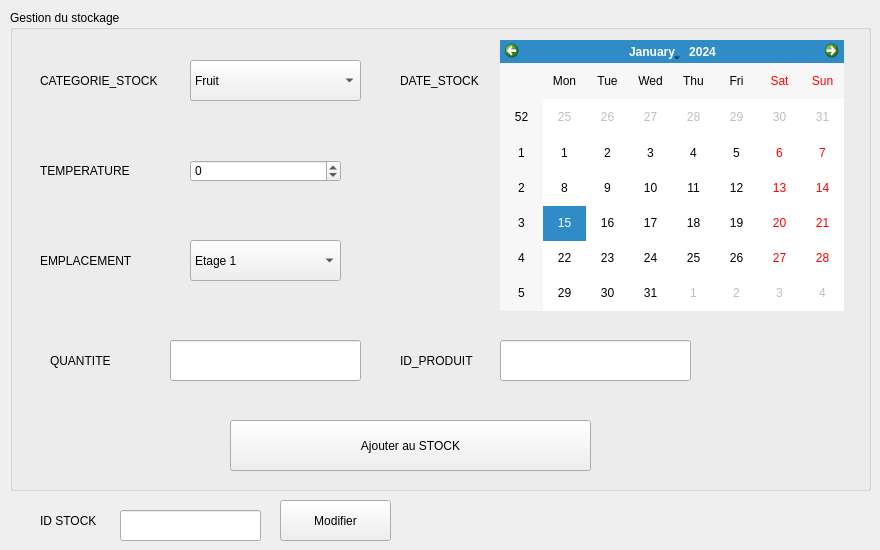
        <widget class="QWidget" name="tab_5">
         <attribute name="title">
          <string>Ajouter/Modifier Stock</string>
         </attribute>
         <widget class="QGroupBox" name="groupBox_3">
          <property name="geometry">
           <rect>
            <x>10</x>
            <y>10</y>
            <width>861</width>
            <height>481</height>
           </rect>
          </property>
          <property name="title">
           <string>Gestion du stockage</string>
          </property>
          <widget class="QLabel" name="label_14">
           <property name="geometry">
            <rect>
             <x>30</x>
             <y>60</y>
             <width>171</width>
             <height>21</height>
            </rect>
           </property>
           <property name="text">
            <string>CATEGORIE_STOCK</string>
           </property>
          </widget>
          <widget class="QLabel" name="label_17">
           <property name="geometry">
            <rect>
             <x>30</x>
             <y>150</y>
             <width>131</width>
             <height>21</height>
            </rect>
           </property>
           <property name="text">
            <string>TEMPERATURE</string>
           </property>
          </widget>
          <widget class="QPushButton" name="pushButton_3">
           <property name="geometry">
            <rect>
             <x>220</x>
             <y>410</y>
             <width>361</width>
             <height>51</height>
            </rect>
           </property>
           <property name="text">
            <string>Ajouter au STOCK</string>
           </property>
          </widget>
          <widget class="QLabel" name="label_18">
           <property name="geometry">
            <rect>
             <x>30</x>
             <y>240</y>
             <width>131</width>
             <height>21</height>
            </rect>
           </property>
           <property name="text">
            <string>EMPLACEMENT</string>
           </property>
          </widget>
          <widget class="QLabel" name="label_19">
           <property name="geometry">
            <rect>
             <x>390</x>
             <y>60</y>
             <width>131</width>
             <height>21</height>
            </rect>
           </property>
           <property name="text">
            <string>DATE_STOCK	</string>
           </property>
          </widget>
          <widget class="QLabel" name="label_20">
           <property name="geometry">
            <rect>
             <x>40</x>
             <y>340</y>
             <width>131</width>
             <height>21</height>
            </rect>
           </property>
           <property name="text">
            <string>QUANTITE	</string>
           </property>
          </widget>
          <widget class="QLabel" name="label_21">
           <property name="geometry">
            <rect>
             <x>390</x>
             <y>340</y>
             <width>131</width>
             <height>21</height>
            </rect>
           </property>
           <property name="text">
            <string>ID_PRODUIT</string>
           </property>
          </widget>
          <widget class="QComboBox" name="comboBox">
           <property name="geometry">
            <rect>
             <x>180</x>
             <y>50</y>
             <width>171</width>
             <height>41</height>
            </rect>
           </property>
           <property name="toolTipDuration">
            <number>-1</number>
           </property>
           <property name="currentIndex">
            <number>0</number>
           </property>
           <item>
            <property name="text">
             <string>Fruit</string>
            </property>
           </item>
           <item>
            <property name="text">
             <string>Liquide</string>
            </property>
           </item>
           <item>
            <property name="text">
             <string>Legume</string>
            </property>
           </item>
          </widget>
          <widget class="QDateTimeEdit" name="dateTimeEdit">
           <property name="geometry">
            <rect>
             <x>510</x>
             <y>50</y>
             <width>191</width>
             <height>31</height>
            </rect>
           </property>
           <property name="dateTime">
            <datetime>
             <hour>0</hour>
             <minute>0</minute>
             <second>0</second>
             <year>2021</year>
             <month>9</month>
             <day>14</day>
            </datetime>
           </property>
           <property name="minimumDateTime">
            <datetime>
             <hour>0</hour>
             <minute>0</minute>
             <second>0</second>
             <year>2021</year>
             <month>9</month>
             <day>14</day>
            </datetime>
           </property>
           <property name="maximumDate">
            <date>
             <year>2099</year>
             <month>12</month>
             <day>31</day>
            </date>
           </property>
          </widget>
          <widget class="QComboBox" name="comboBox_2">
           <property name="geometry">
            <rect>
             <x>180</x>
             <y>230</y>
             <width>151</width>
             <height>41</height>
            </rect>
           </property>
           <property name="currentIndex">
            <number>0</number>
           </property>
           <item>
            <property name="text">
             <string>Etage 1</string>
            </property>
           </item>
           <item>
            <property name="text">
             <string>Etage 2</string>
            </property>
           </item>
           <item>
            <property name="text">
             <string>Etage 3</string>
            </property>
           </item>
           <item>
            <property name="text">
             <string>Etage 4</string>
            </property>
           </item>
           <item>
            <property name="text">
             <string>Etage 5</string>
            </property>
           </item>
          </widget>
          <widget class="QSpinBox" name="spinBox">
           <property name="geometry">
            <rect>
             <x>180</x>
             <y>150</y>
             <width>151</width>
             <height>22</height>
            </rect>
           </property>
           <property name="maximumSize">
            <size>
             <width>151</width>
             <height>22</height>
            </size>
           </property>
           <property name="minimum">
            <number>-50</number>
           </property>
          </widget>
          <widget class="QLineEdit" name="lineEdit_22">
           <property name="geometry">
            <rect>
             <x>160</x>
             <y>330</y>
             <width>191</width>
             <height>41</height>
            </rect>
           </property>
          </widget>
          <widget class="QLineEdit" name="lineEdit_23">
           <property name="geometry">
            <rect>
             <x>490</x>
             <y>330</y>
             <width>191</width>
             <height>41</height>
            </rect>
           </property>
          </widget>
          <widget class="QCalendarWidget" name="calendarWidget">
           <property name="geometry">
            <rect>
             <x>490</x>
             <y>30</y>
             <width>344</width>
             <height>271</height>
            </rect>
           </property>
          </widget>
         </widget>
         <widget class="QPushButton" name="pushButton_5">
          <property name="geometry">
           <rect>
            <x>280</x>
            <y>500</y>
            <width>111</width>
            <height>41</height>
           </rect>
          </property>
          <property name="text">
           <string>Modifier</string>
          </property>
         </widget>
         <widget class="QLineEdit" name="lineEdit_21">
          <property name="geometry">
           <rect>
            <x>120</x>
            <y>510</y>
            <width>141</width>
            <height>31</height>
           </rect>
          </property>
         </widget>
         <widget class="QLabel" name="label_22">
          <property name="geometry">
           <rect>
            <x>40</x>
            <y>510</y>
            <width>61</width>
            <height>21</height>
           </rect>
          </property>
          <property name="text">
           <string>ID STOCK</string>
          </property>
         </widget>
        </widget>
